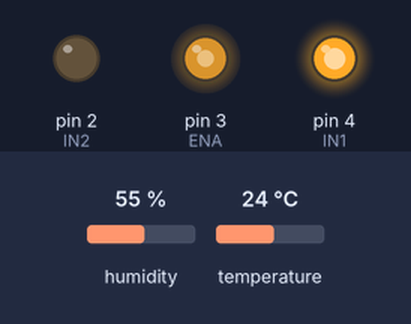
Bench run of a sketch on a simulated Arduino Uno, built with avr-gcc and run on an emulated ATmega328P. Parts: output pins drawn as LEDs (lit = HIGH). The inputs (shaded band) are chosen by the test bench; at power-on: temperature 24 °C, humidity 55 %.

Above: at 1.2 s.
1.3 s: temperature set to 22 °C
At 2.3 s:
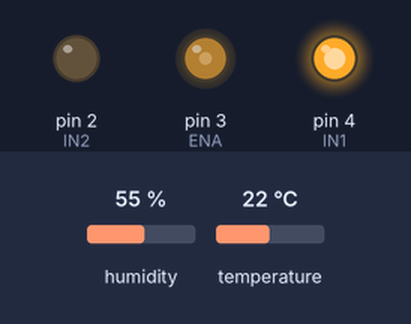
3.5 s: temperature set to 33 °C
At 4.7 s:
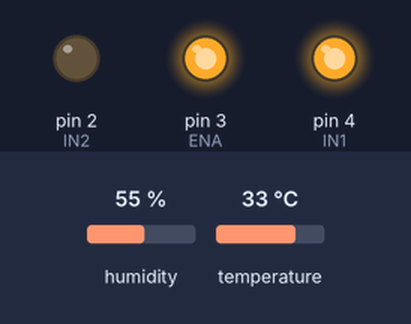
7.0 s: temperature set to 31 °C
9.3 s: temperature set to 28 °C
At 10.7 s:
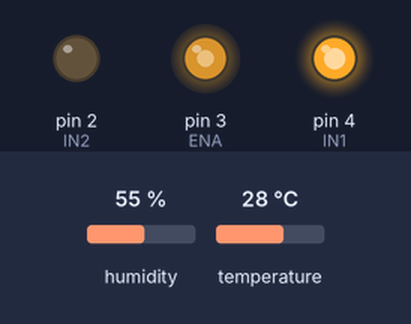
11.7 s: temperature set to 12 °C
At 13.1 s:
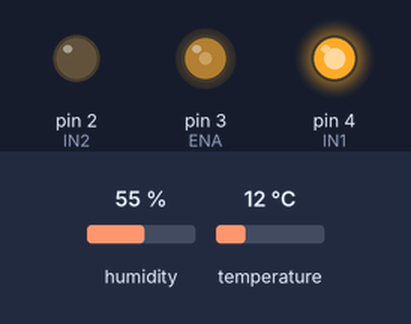
Timing chart, 0 to 14.7 s (numbered marks = the images above; inputs shaded):
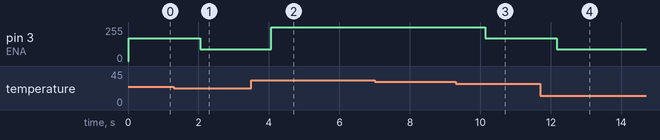

Measured:
- the behaviour switches between 24 and 23 °C on temperature (found by bisection; images 0 and 1)
- the behaviour switches between 30 and 29 °C on temperature (found by bisection; images 2 and 3)
- after the input at 1.3 s, pin 3 (ENA): 170/255 → 90/255 after 0.75 s
- after the input at 3.5 s, pin 3 (ENA): 90/255 → 255/255 after 0.57 s
- after the input at 7.0 s, every drawn part: stays the same
- after the input at 9.3 s, pin 3 (ENA): 255/255 → 170/255 after 0.84 s
- after the input at 11.7 s, pin 3 (ENA): 170/255 → 90/255 after 0.47 s

The sketch:

ino.ino
```cpp
#include <DHT.h>

#define DHTPIN 7
#define DHTTYPE DHT11

DHT dht(DHTPIN, DHTTYPE);

// Puente H
const int ENA = 3;
const int IN1 = 4;
const int IN2 = 2;

// Encoder
const int encoderA = 6;   // amarillo
const int encoderB = 5;   // verde

volatile long pulsos = 0;

float temperatura = 0.0;
float humedad = 0.0;
String rango = "";
String velocidad = "";
String estado = "";
int pwmValue = 0;

String buffer = "";

void contarEncoder() {
  pulsos++;
}

void actualizarControl(float temp) {
  if (temp < 24.0) {
    rango = "Rango 1";
    velocidad = "Baja";
    estado = "Temperatura baja";
    pwmValue = 90;
  }
  else if (temp >= 24.0 && temp < 30.0) {
    rango = "Rango 2";
    velocidad = "Media";
    estado = "Temperatura media";
    pwmValue = 170;
  }
  else {
    rango = "Rango 3";
    velocidad = "Alta";
    estado = "Temperatura alta";
    pwmValue = 255;
  }

  digitalWrite(IN1, HIGH);
  digitalWrite(IN2, LOW);
  analogWrite(ENA, pwmValue);
}

String crearRespuesta() {
  String respuesta = "{";
  respuesta += "\"temperatura\":" + String(temperatura, 1) + ",";
  respuesta += "\"humedad\":" + String(humedad, 1) + ",";
  respuesta += "\"rango\":\"" + rango + "\",";
  respuesta += "\"velocidad\":\"" + velocidad + "\",";
  respuesta += "\"estado\":\"" + estado + "\",";
  respuesta += "\"pwm\":" + String(pwmValue) + ",";
  respuesta += "\"pulsos\":" + String(pulsos);
  respuesta += "}";
  return respuesta;
}

void setup() {
  Serial.begin(9600);
  dht.begin();

  pinMode(ENA, OUTPUT);
  pinMode(IN1, OUTPUT);
  pinMode(IN2, OUTPUT);

  pinMode(encoderA, INPUT_PULLUP);
  pinMode(encoderB, INPUT_PULLUP);

  attachInterrupt(digitalPinToInterrupt(encoderA), contarEncoder, RISING);

  digitalWrite(IN1, HIGH);
  digitalWrite(IN2, LOW);
  analogWrite(ENA, 0);
}

void loop() {
  float h = dht.readHumidity();
  float t = dht.readTemperature();

  if (!isnan(h) && !isnan(t)) {
    humedad = h;
    temperatura = t;
    actualizarControl(temperatura);
  }

  while (Serial.available()) {
    char c = Serial.read();

    if (c == '\n') {
      buffer.trim();

      if (buffer == "GET_DATA") {
        Serial.println(crearRespuesta());
      }

      buffer = "";
    } else {
      buffer += c;
    }
  }

  delay(500);
}
```
